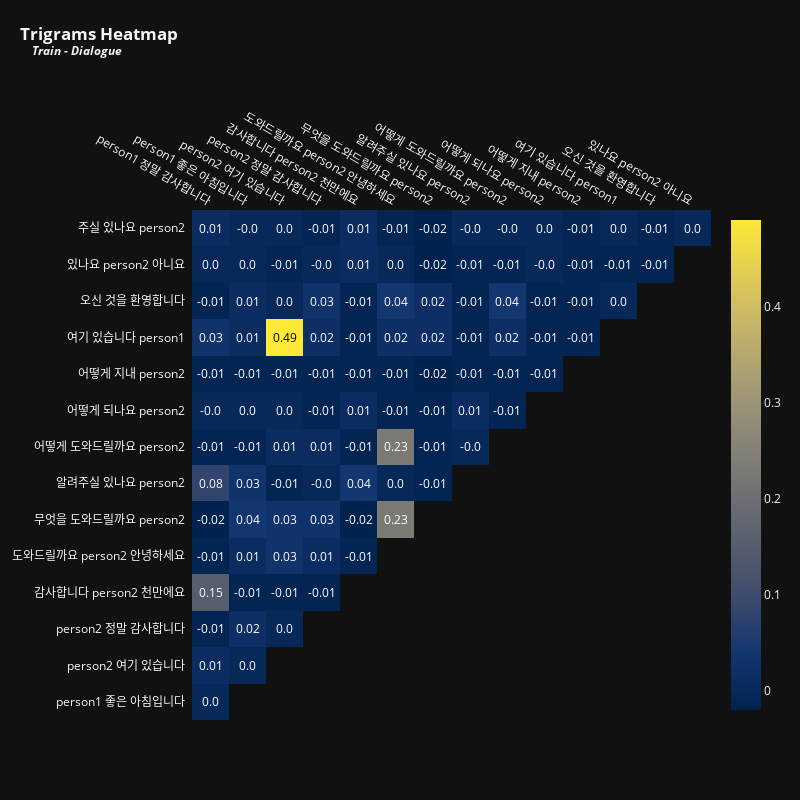

Source (notebook cell):
### Markdown cell above
마지막 행은 요약에서는 분과 관련된 용어가 그렇게 많이 보이지만 대화에서는 볼 수 없는 이유에 대한 아이디어를 제공합니다. 대화에서 사람들은 "것을 제안드립니다"과 같은 다른 형태로 쓸 수 있는 반면, 요약은 패턴화된 설명을 제공하므로 시간을 설명하기 위해 다른 형태보다 더 눈에 띄는 것이 자연스럽습니다.

이제 트라이그램을 시각화해 보겠습니다.

### Code cell
vectorizer = TfidfVectorizer(max_features = 15,ngram_range = (3,3)) # Top 15 terms
x = vectorizer.fit_transform(train['dialogue'].fillna(''))
df_tfidfvect = pd.DataFrame(x.toarray(), columns=vectorizer.get_feature_names_out())
plot_correlation(df_tfidfvect, 'Trigrams', 'Train - Dialogue', 800, 800, 12)

### Figure 1 — Plotly figure (JSON) as saved in the notebook; plotly's stock layout.template omitted (floating-point values rounded to 4 significant figures)
{"data": [{"colorscale": [[0, "#00224e"], [0.1111, "#123570"], [0.2222, "#3b496c"], [0.3333, "#575d6d"], [0.4444, "#707173"], [0.5556, "#8a8678"], [0.6667, "#a59c74"], [0.7778, "#c3b369"], [0.8889, "#e1cc55"], [1, "#fee838"]], "reversescale": false, "showscale": false, "type": "heatmap", "x": ["person1 정말 감사합니다", "person1 좋은 아침입니다", "person2 여기 있습니다", "person2 정말 감사합니다", "감사합니다 person2 천만에요", "도와드릴까요 person2 안녕하세요", "무엇을 도와드릴까요 person2", "알려주실 있나요 person2", "어떻게 도와드릴까요 person2", "어떻게 되나요 person2", "어떻게 지내 person2", "여기 있습니다 person1", "오신 것을 환영합니다", "있나요 person2 아니요"], "y": ["주실 있나요 person2", "있나요 person2 아니요", "오신 것을 환영합니다", "여기 있습니다 person1", "어떻게 지내 person2", "어떻게 되나요 person2", "어떻게 도와드릴까요 person2", "알려주실 있나요 person2", "무엇을 도와드릴까요 person2", "도와드릴까요 person2 안녕하세요", "감사합니다 person2 천만에요", "person2 정말 감사합니다", "person2 여기 있습니다", "person1 좋은 아침입니다"], "z": [[0.01, 0, 0, -0.01, 0.01, -0.01, -0.02, 0, 0, 0, -0.01, 0, -0.01, 0], [0, 0, -0.01, 0, 0.01, 0, -0.02, -0.01, -0.01, 0, -0.01, -0.01, -0.01], [-0.01, 0.01, 0, 0.03, -0.01, 0.04, 0.02, -0.01, 0.04, -0.01, -0.01, 0], [0.03, 0.01, 0.49, 0.02, -0.01, 0.02, 0.02, -0.01, 0.02, -0.01, -0.01], [-0.01, -0.01, -0.01, -0.01, -0.01, -0.01, -0.02, -0.01, -0.01, -0.01], [0, 0, 0, -0.01, 0.01, -0.01, -0.01, 0.01, -0.01], [-0.01, -0.01, 0.01, 0.01, -0.01, 0.23, -0.01, 0], [0.08, 0.03, -0.01, 0, 0.04, 0, -0.01], [-0.02, 0.04, 0.03, 0.03, -0.02, 0.23], [-0.01, 0.01, 0.03, 0.01, -0.01], [0.15, -0.01, -0.01, -0.01], [-0.01, 0.02, 0], [0.01, 0], [0]]}, {"colorscale": [[0, "#00224e"], [0.1111, "#123570"], [0.2222, "#3b496c"], [0.3333, "#575d6d"], [0.4444, "#707173"], [0.5556, "#8a8678"], [0.6667, "#a59c74"], [0.7778, "#c3b369"], [0.8889, "#e1cc55"], [1, "#fee838"]], "showscale": true, "type": "heatmap", "visible": true, "z": [[0.01, 0, 0, -0.01, 0.01, -0.01, -0.02, 0, 0, 0, -0.01, 0, -0.01, 0], [0, 0, -0.01, 0, 0.01, 0, -0.02, -0.01, -0.01, 0, -0.01, -0.01, -0.01], [-0.01, 0.01, 0, 0.03, -0.01, 0.04, 0.02, -0.01, 0.04, -0.01, -0.01, 0], [0.03, 0.01, 0.49, 0.02, -0.01, 0.02, 0.02, -0.01, 0.02, -0.01, -0.01], [-0.01, -0.01, -0.01, -0.01, -0.01, -0.01, -0.02, -0.01, -0.01, -0.01], [0, 0, 0, -0.01, 0.01, -0.01, -0.01, 0.01, -0.01], [-0.01, -0.01, 0.01, 0.01, -0.01, 0.23, -0.01, 0], [0.08, 0.03, -0.01, 0, 0.04, 0, -0.01], [-0.02, 0.04, 0.03, 0.03, -0.02, 0.23], [-0.01, 0.01, 0.03, 0.01, -0.01], [0.15, -0.01, -0.01, -0.01], [-0.01, 0.02, 0], [0.01, 0], [0]]}], "layout": {"annotations": [{"font": {"color": "#FFFFFF", "size": 12}, "showarrow": false, "text": "0.01", "x": "person1 정말 감사합니다", "xref": "x", "y": "주실 있나요 person2", "yref": "y"}, {"font": {"color": "#FFFFFF", "size": 12}, "showarrow": false, "text": "-0.0", "x": "person1 좋은 아침입니다", "xref": "x", "y": "주실 있나요 person2", "yref": "y"}, {"font": {"color": "#FFFFFF", "size": 12}, "showarrow": false, "text": "0.0", "x": "person2 여기 있습니다", "xref": "x", "y": "주실 있나요 person2", "yref": "y"}, {"font": {"color": "#FFFFFF", "size": 12}, "showarrow": false, "text": "-0.01", "x": "person2 정말 감사합니다", "xref": "x", "y": "주실 있나요 person2", "yref": "y"}, {"font": {"color": "#FFFFFF", "size": 12}, "showarrow": false, "text": "0.01", "x": "감사합니다 person2 천만에요", "xref": "x", "y": "주실 있나요 person2", "yref": "y"}, {"font": {"color": "#FFFFFF", "size": 12}, "showarrow": false, "text": "-0.01", "x": "도와드릴까요 person2 안녕하세요", "xref": "x", "y": "주실 있나요 person2", "yref": "y"}, {"font": {"color": "#FFFFFF", "size": 12}, "showarrow": false, "text": "-0.02", "x": "무엇을 도와드릴까요 person2", "xref": "x", "y": "주실 있나요 person2", "yref": "y"}, {"font": {"color": "#FFFFFF", "size": 12}, "showarrow": false, "text": "-0.0", "x": "알려주실 있나요 person2", "xref": "x", "y": "주실 있나요 person2", "yref": "y"}, {"font": {"color": "#FFFFFF", "size": 12}, "showarrow": false, "text": "-0.0", "x": "어떻게 도와드릴까요 person2", "xref": "x", "y": "주실 있나요 person2", "yref": "y"}, {"font": {"color": "#FFFFFF", "size": 12}, "showarrow": false, "text": "0.0", "x": "어떻게 되나요 person2", "xref": "x", "y": "주실 있나요 person2", "yref": "y"}, {"font": {"color": "#FFFFFF", "size": 12}, "showarrow": false, "text": "-0.01", "x": "어떻게 지내 person2", "xref": "x", "y": "주실 있나요 person2", "yref": "y"}, {"font": {"color": "#FFFFFF", "size": 12}, "showarrow": false, "text": "0.0", "x": "여기 있습니다 person1", "xref": "x", "y": "주실 있나요 person2", "yref": "y"}, {"font": {"color": "#FFFFFF", "size": 12}, "showarrow": false, "text": "-0.01", "x": "오신 것을 환영합니다", "xref": "x", "y": "주실 있나요 person2", "yref": "y"}, {"font": {"color": "#FFFFFF", "size": 12}, "showarrow": false, "text": "0.0", "x": "있나요 person2 아니요", "xref": "x", "y": "주실 있나요 person2", "yref": "y"}, {"font": {"color": "#FFFFFF", "size": 12}, "showarrow": false, "text": "0.0", "x": "person1 정말 감사합니다", "xref": "x", "y": "있나요 person2 아니요", "yref": "y"}, {"font": {"color": "#FFFFFF", "size": 12}, "showarrow": false, "text": "0.0", "x": "person1 좋은 아침입니다", "xref": "x", "y": "있나요 person2 아니요", "yref": "y"}, {"font": {"color": "#FFFFFF", "size": 12}, "showarrow": false, "text": "-0.01", "x": "person2 여기 있습니다", "xref": "x", "y": "있나요 person2 아니요", "yref": "y"}, {"font": {"color": "#FFFFFF", "size": 12}, "showarrow": false, "text": "-0.0", "x": "person2 정말 감사합니다", "xref": "x", "y": "있나요 person2 아니요", "yref": "y"}, {"font": {"color": "#FFFFFF", "size": 12}, "showarrow": false, "text": "0.01", "x": "감사합니다 person2 천만에요", "xref": "x", "y": "있나요 person2 아니요", "yref": "y"}, {"font": {"color": "#FFFFFF", "size": 12}, "showarrow": false, "text": "0.0", "x": "도와드릴까요 person2 안녕하세요", "xref": "x", "y": "있나요 person2 아니요", "yref": "y"}, {"font": {"color": "#FFFFFF", "size": 12}, "showarrow": false, "text": "-0.02", "x": "무엇을 도와드릴까요 person2", "xref": "x", "y": "있나요 person2 아니요", "yref": "y"}, {"font": {"color": "#FFFFFF", "size": 12}, "showarrow": false, "text": "-0.01", "x": "알려주실 있나요 person2", "xref": "x", "y": "있나요 person2 아니요", "yref": "y"}, {"font": {"color": "#FFFFFF", "size": 12}, "showarrow": false, "text": "-0.01", "x": "어떻게 도와드릴까요 person2", "xref": "x", "y": "있나요 person2 아니요", "yref": "y"}, {"font": {"color": "#FFFFFF", "size": 12}, "showarrow": false, "text": "-0.0", "x": "어떻게 되나요 person2", "xref": "x", "y": "있나요 person2 아니요", "yref": "y"}, {"font": {"color": "#FFFFFF", "size": 12}, "showarrow": false, "text": "-0.01", "x": "어떻게 지내 person2", "xref": "x", "y": "있나요 person2 아니요", "yref": "y"}, {"font": {"color": "#FFFFFF", "size": 12}, "showarrow": false, "text": "-0.01", "x": "여기 있습니다 person1", "xref": "x", "y": "있나요 person2 아니요", "yref": "y"}, {"font": {"color": "#FFFFFF", "size": 12}, "showarrow": false, "text": "-0.01", "x": "오신 것을 환영합니다", "xref": "x", "y": "있나요 person2 아니요", "yref": "y"}, {"font": {"color": "#FFFFFF", "size": 12}, "showarrow": false, "text": "-0.01", "x": "person1 정말 감사합니다", "xref": "x", "y": "오신 것을 환영합니다", "yref": "y"}, {"font": {"color": "#FFFFFF", "size": 12}, "showarrow": false, "text": "0.01", "x": "person1 좋은 아침입니다", "xref": "x", "y": "오신 것을 환영합니다", "yref": "y"}, {"font": {"color": "#FFFFFF", "size": 12}, "showarrow": false, "text": "0.0", "x": "person2 여기 있습니다", "xref": "x", "y": "오신 것을 환영합니다", "yref": "y"}, {"font": {"color": "#FFFFFF", "size": 12}, "showarrow": false, "text": "0.03", "x": "person2 정말 감사합니다", "xref": "x", "y": "오신 것을 환영합니다", "yref": "y"}, {"font": {"color": "#FFFFFF", "size": 12}, "showarrow": false, "text": "-0.01", "x": "감사합니다 person2 천만에요", "xref": "x", "y": "오신 것을 환영합니다", "yref": "y"}, {"font": {"color": "#FFFFFF", "size": 12}, "showarrow": false, "text": "0.04", "x": "도와드릴까요 person2 안녕하세요", "xref": "x", "y": "오신 것을 환영합니다", "yref": "y"}, {"font": {"color": "#FFFFFF", "size": 12}, "showarrow": false, "text": "0.02", "x": "무엇을 도와드릴까요 person2", "xref": "x", "y": "오신 것을 환영합니다", "yref": "y"}, {"font": {"color": "#FFFFFF", "size": 12}, "showarrow": false, "text": "-0.01", "x": "알려주실 있나요 person2", "xref": "x", "y": "오신 것을 환영합니다", "yref": "y"}, {"font": {"color": "#FFFFFF", "size": 12}, "showarrow": false, "text": "0.04", "x": "어떻게 도와드릴까요 person2", "xref": "x", "y": "오신 것을 환영합니다", "yref": "y"}, {"font": {"color": "#FFFFFF", "size": 12}, "showarrow": false, "text": "-0.01", "x": "어떻게 되나요 person2", "xref": "x", "y": "오신 것을 환영합니다", "yref": "y"}, {"font": {"color": "#FFFFFF", "size": 12}, "showarrow": false, "text": "-0.01", "x": "어떻게 지내 person2", "xref": "x", "y": "오신 것을 환영합니다", "yref": "y"}, {"font": {"color": "#FFFFFF", "size": 12}, "showarrow": false, "text": "0.0", "x": "여기 있습니다 person1", "xref": "x", "y": "오신 것을 환영합니다", "yref": "y"}, {"font": {"color": "#FFFFFF", "size": 12}, "showarrow": false, "text": "0.03", "x": "person1 정말 감사합니다", "xref": "x", "y": "여기 있습니다 person1", "yref": "y"}, {"font": {"color": "#FFFFFF", "size": 12}, "showarrow": false, "text": "0.01", "x": "person1 좋은 아침입니다", "xref": "x", "y": "여기 있습니다 person1", "yref": "y"}, {"font": {"color": "#000000", "size": 12}, "showarrow": false, "text": "0.49", "x": "person2 여기 있습니다", "xref": "x", "y": "여기 있습니다 person1", "yref": "y"}, {"font": {"color": "#FFFFFF", "size": 12}, "showarrow": false, "text": "0.02", "x": "person2 정말 감사합니다", "xref": "x", "y": "여기 있습니다 person1", "yref": "y"}, {"font": {"color": "#FFFFFF", "size": 12}, "showarrow": false, "text": "-0.01", "x": "감사합니다 person2 천만에요", "xref": "x", "y": "여기 있습니다 person1", "yref": "y"}, {"font": {"color": "#FFFFFF", "size": 12}, "showarrow": false, "text": "0.02", "x": "도와드릴까요 person2 안녕하세요", "xref": "x", "y": "여기 있습니다 person1", "yref": "y"}, {"font": {"color": "#FFFFFF", "size": 12}, "showarrow": false, "text": "0.02", "x": "무엇을 도와드릴까요 person2", "xref": "x", "y": "여기 있습니다 person1", "yref": "y"}, {"font": {"color": "#FFFFFF", "size": 12}, "showarrow": false, "text": "-0.01", "x": "알려주실 있나요 person2", "xref": "x", "y": "여기 있습니다 person1", "yref": "y"}, {"font": {"color": "#FFFFFF", "size": 12}, "showarrow": false, "text": "0.02", "x": "어떻게 도와드릴까요 person2", "xref": "x", "y": "여기 있습니다 person1", "yref": "y"}, {"font": {"color": "#FFFFFF", "size": 12}, "showarrow": false, "text": "-0.01", "x": "어떻게 되나요 person2", "xref": "x", "y": "여기 있습니다 person1", "yref": "y"}, {"font": {"color": "#FFFFFF", "size": 12}, "showarrow": false, "text": "-0.01", "x": "어떻게 지내 person2", "xref": "x", "y": "여기 있습니다 person1", "yref": "y"}, {"font": {"color": "#FFFFFF", "size": 12}, "showarrow": false, "text": "-0.01", "x": "person1 정말 감사합니다", "xref": "x", "y": "어떻게 지내 person2", "yref": "y"}, {"font": {"color": "#FFFFFF", "size": 12}, "showarrow": false, "text": "-0.01", "x": "person1 좋은 아침입니다", "xref": "x", "y": "어떻게 지내 person2", "yref": "y"}, {"font": {"color": "#FFFFFF", "size": 12}, "showarrow": false, "text": "-0.01", "x": "person2 여기 있습니다", "xref": "x", "y": "어떻게 지내 person2", "yref": "y"}, {"font": {"color": "#FFFFFF", "size": 12}, "showarrow": false, "text": "-0.01", "x": "person2 정말 감사합니다", "xref": "x", "y": "어떻게 지내 person2", "yref": "y"}, {"font": {"color": "#FFFFFF", "size": 12}, "showarrow": false, "text": "-0.01", "x": "감사합니다 person2 천만에요", "xref": "x", "y": "어떻게 지내 person2", "yref": "y"}, {"font": {"color": "#FFFFFF", "size": 12}, "showarrow": false, "text": "-0.01", "x": "도와드릴까요 person2 안녕하세요", "xref": "x", "y": "어떻게 지내 person2", "yref": "y"}, {"font": {"color": "#FFFFFF", "size": 12}, "showarrow": false, "text": "-0.02", "x": "무엇을 도와드릴까요 person2", "xref": "x", "y": "어떻게 지내 person2", "yref": "y"}, {"font": {"color": "#FFFFFF", "size": 12}, "showarrow": false, "text": "-0.01", "x": "알려주실 있나요 person2", "xref": "x", "y": "어떻게 지내 person2", "yref": "y"}, {"font": {"color": "#FFFFFF", "size": 12}, "showarrow": false, "text": "-0.01", "x": "어떻게 도와드릴까요 person2", "xref": "x", "y": "어떻게 지내 person2", "yref": "y"}, {"font": {"color": "#FFFFFF", "size": 12}, "showarrow": false, "text": "-0.01", "x": "어떻게 되나요 person2", "xref": "x", "y": "어떻게 지내 person2", "yref": "y"}, {"font": {"color": "#FFFFFF", "size": 12}, "showarrow": false, "text": "-0.0", "x": "person1 정말 감사합니다", "xref": "x", "y": "어떻게 되나요 person2", "yref": "y"}, {"font": {"color": "#FFFFFF", "size": 12}, "showarrow": false, "text": "0.0", "x": "person1 좋은 아침입니다", "xref": "x", "y": "어떻게 되나요 person2", "yref": "y"}, {"font": {"color": "#FFFFFF", "size": 12}, "showarrow": false, "text": "0.0", "x": "person2 여기 있습니다", "xref": "x", "y": "어떻게 되나요 person2", "yref": "y"}, {"font": {"color": "#FFFFFF", "size": 12}, "showarrow": false, "text": "-0.01", "x": "person2 정말 감사합니다", "xref": "x", "y": "어떻게 되나요 person2", "yref": "y"}, {"font": {"color": "#FFFFFF", "size": 12}, "showarrow": false, "text": "0.01", "x": "감사합니다 person2 천만에요", "xref": "x", "y": "어떻게 되나요 person2", "yref": "y"}, {"font": {"color": "#FFFFFF", "size": 12}, "showarrow": false, "text": "-0.01", "x": "도와드릴까요 person2 안녕하세요", "xref": "x", "y": "어떻게 되나요 person2", "yref": "y"}, {"font": {"color": "#FFFFFF", "size": 12}, "showarrow": false, "text": "-0.01", "x": "무엇을 도와드릴까요 person2", "xref": "x", "y": "어떻게 되나요 person2", "yref": "y"}, {"font": {"color": "#FFFFFF", "size": 12}, "showarrow": false, "text": "0.01", "x": "알려주실 있나요 person2", "xref": "x", "y": "어떻게 되나요 person2", "yref": "y"}, {"font": {"color": "#FFFFFF", "size": 12}, "showarrow": false, "text": "-0.01", "x": "어떻게 도와드릴까요 person2", "xref": "x", "y": "어떻게 되나요 person2", "yref": "y"}, {"font": {"color": "#FFFFFF", "size": 12}, "showarrow": false, "text": "-0.01", "x": "person1 정말 감사합니다", "xref": "x", "y": "어떻게 도와드릴까요 person2", "yref": "y"}, {"font": {"color": "#FFFFFF", "size": 12}, "showarrow": false, "text": "-0.01", "x": "person1 좋은 아침입니다", "xref": "x", "y": "어떻게 도와드릴까요 person2", "yref": "y"}, {"font": {"color": "#FFFFFF", "size": 12}, "showarrow": false, "text": "0.01", "x": "person2 여기 있습니다", "xref": "x", "y": "어떻게 도와드릴까요 person2", "yref": "y"}, {"font": {"color": "#FFFFFF", "size": 12}, "showarrow": false, "text": "0.01", "x": "person2 정말 감사합니다", "xref": "x", "y": "어떻게 도와드릴까요 person2", "yref": "y"}, {"font": {"color": "#FFFFFF", "size": 12}, "showarrow": false, "text": "-0.01", "x": "감사합니다 person2 천만에요", "xref": "x", "y": "어떻게 도와드릴까요 person2", "yref": "y"}, {"font": {"color": "#FFFFFF", "size": 12}, "showarrow": false, "text": "0.23", "x": "도와드릴까요 person2 안녕하세요", "xref": "x", "y": "어떻게 도와드릴까요 person2", "yref": "y"}, {"font": {"color": "#FFFFFF", "size": 12}, "showarrow": false, "text": "-0.01", "x": "무엇을 도와드릴까요 person2", "xref": "x", "y": "어떻게 도와드릴까요 person2", "yref": "y"}, {"font": {"color": "#FFFFFF", "size": 12}, "showarrow": false, "text": "-0.0", "x": "알려주실 있나요 person2", "xref": "x", "y": "어떻게 도와드릴까요 person2", "yref": "y"}, {"font": {"color": "#FFFFFF", "size": 12}, "showarrow": false, "text": "0.08", "x": "person1 정말 감사합니다", "xref": "x", "y": "알려주실 있나요 person2", "yref": "y"}, {"font": {"color": "#FFFFFF", "size": 12}, "showarrow": false, "text": "0.03", "x": "person1 좋은 아침입니다", "xref": "x", "y": "알려주실 있나요 person2", "yref": "y"}, {"font": {"color": "#FFFFFF", "size": 12}, "showarrow": false, "text": "-0.01", "x": "person2 여기 있습니다", "xref": "x", "y": "알려주실 있나요 person2", "yref": "y"}, {"font": {"color": "#FFFFFF", "size": 12}, "showarrow": false, "text": "-0.0", "x": "person2 정말 감사합니다", "xref": "x", "y": "알려주실 있나요 person2", "yref": "y"}, {"font": {"color": "#FFFFFF", "size": 12}, "showarrow": false, "text": "0.04", "x": "감사합니다 person2 천만에요", "xref": "x", "y": "알려주실 있나요 person2", "yref": "y"}, {"font": {"color": "#FFFFFF", "size": 12}, "showarrow": false, "text": "0.0", "x": "도와드릴까요 person2 안녕하세요", "xref": "x", "y": "알려주실 있나요 person2", "yref": "y"}, {"font": {"color": "#FFFFFF", "size": 12}, "showarrow": false, "text": "-0.01", "x": "무엇을 도와드릴까요 person2", "xref": "x", "y": "알려주실 있나요 person2", "yref": "y"}, {"font": {"color": "#FFFFFF", "size": 12}, "showarrow": false, "text": "-0.02", "x": "person1 정말 감사합니다", "xref": "x", "y": "무엇을 도와드릴까요 person2", "yref": "y"}, {"font": {"color": "#FFFFFF", "size": 12}, "showarrow": false, "text": "0.04", "x": "person1 좋은 아침입니다", "xref": "x", "y": "무엇을 도와드릴까요 person2", "yref": "y"}, {"font": {"color": "#FFFFFF", "size": 12}, "showarrow": false, "text": "0.03", "x": "person2 여기 있습니다", "xref": "x", "y": "무엇을 도와드릴까요 person2", "yref": "y"}, {"font": {"color": "#FFFFFF", "size": 12}, "showarrow": false, "text": "0.03", "x": "person2 정말 감사합니다", "xref": "x", "y": "무엇을 도와드릴까요 person2", "yref": "y"}, {"font": {"color": "#FFFFFF", "size": 12}, "showarrow": false, "text": "-0.02", "x": "감사합니다 person2 천만에요", "xref": "x", "y": "무엇을 도와드릴까요 person2", "yref": "y"}, {"font": {"color": "#FFFFFF", "size": 12}, "showarrow": false, "text": "0.23", "x": "도와드릴까요 person2 안녕하세요", "xref": "x", "y": "무엇을 도와드릴까요 person2", "yref": "y"}, {"font": {"color": "#FFFFFF", "size": 12}, "showarrow": false, "text": "-0.01", "x": "person1 정말 감사합니다", "xref": "x", "y": "도와드릴까요 person2 안녕하세요", "yref": "y"}, {"font": {"color": "#FFFFFF", "size": 12}, "showarrow": false, "text": "0.01", "x": "person1 좋은 아침입니다", "xref": "x", "y": "도와드릴까요 person2 안녕하세요", "yref": "y"}, {"font": {"color": "#FFFFFF", "size": 12}, "showarrow": false, "text": "0.03", "x": "person2 여기 있습니다", "xref": "x", "y": "도와드릴까요 person2 안녕하세요", "yref": "y"}, {"font": {"color": "#FFFFFF", "size": 12}, "showarrow": false, "text": "0.01", "x": "person2 정말 감사합니다", "xref": "x", "y": "도와드릴까요 person2 안녕하세요", "yref": "y"}, {"font": {"color": "#FFFFFF", "size": 12}, "showarrow": false, "text": "-0.01", "x": "감사합니다 person2 천만에요", "xref": "x", "y": "도와드릴까요 person2 안녕하세요", "yref": "y"}, {"font": {"color": "#FFFFFF", "size": 12}, "showarrow": false, "text": "0.15", "x": "person1 정말 감사합니다", "xref": "x", "y": "감사합니다 person2 천만에요", "yref": "y"}, {"font": {"color": "#FFFFFF", "size": 12}, "showarrow": false, "text": "-0.01", "x": "person1 좋은 아침입니다", "xref": "x", "y": "감사합니다 person2 천만에요", "yref": "y"}, {"font": {"color": "#FFFFFF", "size": 12}, "showarrow": false, "text": "-0.01", "x": "person2 여기 있습니다", "xref": "x", "y": "감사합니다 person2 천만에요", "yref": "y"}, {"font": {"color": "#FFFFFF", "size": 12}, "showarrow": false, "text": "-0.01", "x": "person2 정말 감사합니다", "xref": "x", "y": "감사합니다 person2 천만에요", "yref": "y"}, {"font": {"color": "#FFFFFF", "size": 12}, "showarrow": false, "text": "-0.01", "x": "person1 정말 감사합니다", "xref": "x", "y": "person2 정말 감사합니다", "yref": "y"}, {"font": {"color": "#FFFFFF", "size": 12}, "showarrow": false, "text": "0.02", "x": "person1 좋은 아침입니다", "xref": "x", "y": "person2 정말 감사합니다", "yref": "y"}, {"font": {"color": "#FFFFFF", "size": 12}, "showarrow": false, "text": "0.0", "x": "person2 여기 있습니다", "xref": "x", "y": "person2 정말 감사합니다", "yref": "y"}, {"font": {"color": "#FFFFFF", "size": 12}, "showarrow": false, "text": "0.01", "x": "person1 정말 감사합니다", "xref": "x", "y": "person2 여기 있습니다", "yref": "y"}, {"font": {"color": "#FFFFFF", "size": 12}, "showarrow": false, "text": "0.0", "x": "person1 좋은 아침입니다", "xref": "x", "y": "person2 여기 있습니다", "yref": "y"}, {"font": {"color": "#FFFFFF", "size": 12}, "showarrow": false, "text": "0.0", "x": "person1 정말 감사합니다", "xref": "x", "y": "person1 좋은 아침입니다", "yref": "y"}], "height": 800, "margin": {"l": 110, "t": 210}, "title": {"text": "<b>Trigrams Heatmap<br><sup>&nbsp;&nbsp;&nbsp;&nbsp;<i>Train - Dialogue</i></sup></b>", "x": 0.025, "xanchor": "left", "y": 0.95}, "width": 800, "xaxis": {"dtick": 1, "gridcolor": "rgb(0, 0, 0)", "showgrid": false, "side": "top", "ticks": ""}, "yaxis": {"autorange": "reversed", "dtick": 1, "showgrid": false, "ticks": "", "ticksuffix": "  "}}}
